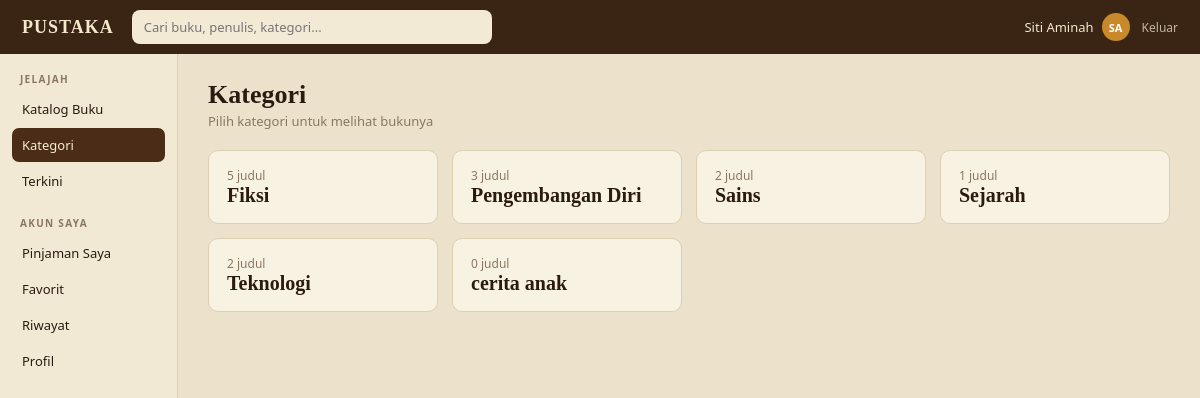
/katalog/kategori (signed in), run on the app's committed database.
### tables this page shows
CREATE TABLE users (
    id            INTEGER PRIMARY KEY AUTOINCREMENT,
    name          TEXT NOT NULL,
    email         TEXT NOT NULL UNIQUE,
    password_hash TEXT NOT NULL,
    role          TEXT NOT NULL DEFAULT 'anggota'
                  CHECK (role IN ('admin', 'petugas', 'anggota')),
    member_code   TEXT UNIQUE,              -- hanya untuk anggota, contoh AG0004
    phone         TEXT,
    address       TEXT,
    status        TEXT NOT NULL DEFAULT 'aktif'
                  CHECK (status IN ('aktif', 'nonaktif')),
    created_at    TEXT NOT NULL DEFAULT (datetime('now', 'localtime'))
);

CREATE TABLE categories (
    id   INTEGER PRIMARY KEY AUTOINCREMENT,
    name TEXT NOT NULL UNIQUE
);

### app.py (the view)
@app.route("/katalog/kategori")
@member_required
def catalog_categories():
    return render_template("catalog_categories.html", categories=categories(), active="cats")

### app.py (called while the page is built)
def db():
    if "db" not in g:
        g.db = sqlite3.connect(DB_PATH)
        g.db.row_factory = sqlite3.Row
        g.db.execute("PRAGMA foreign_keys = ON")
    return g.db

def q_all(sql, *args):
    return db().execute(sql, args).fetchall()

def q_one(sql, *args):
    return db().execute(sql, args).fetchone()

def cfg(key):
    row = q_one("SELECT value FROM settings WHERE key = ?", key)
    return int(row["value"]) if row else DEFAULTS[key]

@app.template_filter("initials")
def f_initials(name):
    parts = [p for p in (name or "").split() if p]
    return "".join(p[0] for p in parts[:2]).upper() or "?"

def categories():
    return q_all("SELECT c.*, (SELECT COUNT(*) FROM books b WHERE b.category_id=c.id) AS n "
                 "FROM categories c ORDER BY c.name")

@app.before_request
def load_user():
    g.user = None
    if request.endpoint == "static":
        return
    uid = session.get("uid")
    if uid:
        u = q_one("SELECT * FROM users WHERE id=?", uid)
        if u and u["status"] == "aktif":
            g.user = u
        else:
            session.clear()
            if u:
                flash("Akunmu dinonaktifkan. Hubungi petugas perpustakaan.", "error")

@app.context_processor
def inject_globals():
    ctx = {"me": g.get("user"), "max_loans": cfg("max_loans"),
           "fine_per_day": cfg("fine_per_day"), "loan_days": cfg("loan_days")}
    if g.get("user") and g.user["role"] in STAFF_ROLES:
        ctx["pending_count"] = q_val("SELECT COUNT(*) FROM loans WHERE status='menunggu'")
    return ctx

def roles_required(*roles):
    def deco(view):
        @wraps(view)
        def wrapped(*a, **kw):
            if not g.user:
                return redirect(url_for("login"))
            if g.user["role"] not in roles:
                flash("Halaman itu tidak tersedia untuk akunmu.", "error")
                return redirect(url_for("index"))
            return view(*a, **kw)
        return wrapped
    return deco

### templates/catalog_categories.html (shortened to what this page needs)
{% extends "layout.html" %}
{% block content %}
<h1>Kategori</h1>
<p class="sub">Pilih kategori untuk melihat bukunya</p>
<div class="stats" style="grid-template-columns:repeat(auto-fill,minmax(200px,1fr))">
  {% for c in categories %}
  <a class="card stat" href="{{ url_for('catalog', kategori=c.id) }}" style="text-decoration:none;color:inherit">
    <div class="l">{{ c.n }} judul</div>
    <div class="n" style="font-size:20px">{{ c.name }}</div>
  </a>
  {% else %}<p class="muted">Belum ada kategori.</p>{% endfor %}
</div>
{% endblock %}

### templates/layout.html (shortened to what this page needs)
{% extends "base.html" %}
{% from "macros.html" import flashes %}
{% block body %}
{% set a = active|default('') %}
<header class="topbar">
  <a class="brand" href="{{ url_for('index') }}">PUSTAKA</a>
  <form class="search" action="{{ url_for('catalog') if me.role == 'anggota' else url_for('books') }}" method="get">
    <input name="q" value="{{ request.args.get('q', '') }}" placeholder="Cari buku, penulis, kategori...">
  </form>
  <div class="userchip">
    <a class="who" href="{{ url_for('profile') }}" title="Profil dan ganti kata sandi">
      <span>{{ me.name }}</span><span class="avatar">{{ me.name|initials }}</span></a>
    <a class="logout" href="{{ url_for('logout') }}">Keluar</a>
  </div>
</header>
<div class="shell">
  <aside class="sidebar">
    {% if me.role == 'anggota' %}
      <div class="nav-title">Jelajah</div>
      <a href="{{ url_for('catalog') }}" class="{{ 'active' if a == 'catalog' }}">Katalog Buku</a>
      <a href="{{ url_for('catalog_categories') }}" class="{{ 'active' if a == 'cats' }}">Kategori</a>
      <a href="{{ url_for('catalog', urut='terbaru') }}" class="{{ 'active' if a == 'latest' }}">Terkini</a>
      <div class="nav-title">Akun Saya</div>
      <a href="{{ url_for('my_loans') }}" class="{{ 'active' if a == 'mine' }}">Pinjaman Saya</a>
      <a href="{{ url_for('favorites') }}" class="{{ 'active' if a == 'favs' }}">Favorit</a>
      <a href="{{ url_for('my_loans', tab='riwayat') }}" class="{{ 'active' if a == 'history' }}">Riwayat</a>
      <a href="{{ url_for('profile') }}" class="{{ 'active' if a == 'profile' }}">Profil</a>
    {% endif %}
  </aside>
  <main class="main">
    {% block content %}{% endblock %}
  </main>
</div>
{% endblock %}

### static/style.css (style rules this page uses)
:root { --bg: #ece2cc; --panel: #f8f2e3; --panel-2: #f2e9d4; --input: #fcf8ee; --ink: #2a1a10; --muted: #8a7761; --line: #dccfb2; --dark: #3a2414; --dark-2: #4a2c17; --gold: #c8892b; --serif: Georgia, "Times New Roman", serif; --sans: system-ui, -apple-system, "Segoe UI", Roboto, sans-serif; }
* { box-sizing: border-box; }
body { margin: 0; font-family: var(--sans); background: var(--bg); color: var(--ink); font-size: 14px; }
a { color: var(--dark-2); }
h1 { font-family: var(--serif); font-size: 26px; margin: 0 0 2px; }
.sub { color: var(--muted); font-size: 13px; margin: 0 0 20px; }
.topbar { height: 54px; background: var(--dark); color: #f3e7cc; display: flex; align-items: center; gap: 18px; padding: 0 22px; position: sticky; top: 0; z-index: 5; }
.brand { font-family: var(--serif); font-weight: 700; letter-spacing: 1px; font-size: 18px; color: #f3e7cc; text-decoration: none; }
.search { flex: 1; max-width: 360px; margin: 0; }
.search input { width: 100%; border: 0; border-radius: 8px; padding: 8px 12px; font-size: 13px; background: #f3ead6; color: var(--ink); }
.userchip { margin-left: auto; display: flex; align-items: center; gap: 12px; font-size: 13px; }
.userchip a { color: #f3e7cc; text-decoration: none; }
.userchip .who { display: flex; align-items: center; gap: 8px; }
.avatar { width: 28px; height: 28px; border-radius: 50%; background: var(--gold); color: #fff; font-weight: 700; font-size: 11px; display: grid; place-items: center; }
.logout { opacity: .75; font-size: 12px; }
.shell { display: flex; min-height: calc(100vh - 54px); }
.sidebar { width: 178px; flex: none; background: var(--panel-2); border-right: 1px solid var(--line); padding: 14px 12px; }
.nav-title { font-size: 10px; letter-spacing: 1.3px; color: var(--muted); text-transform: uppercase; margin: 18px 8px 6px; font-weight: 600; }
.nav-title:first-child { margin-top: 4px; }
.sidebar a { display: flex; justify-content: space-between; align-items: center; padding: 8px 10px; border-radius: 7px; font-size: 13px; color: var(--ink); text-decoration: none; margin-bottom: 2px; }
.sidebar a.active { background: var(--dark-2); color: #f6ecd3; }
.main { flex: 1; padding: 26px 30px 40px; min-width: 0; }
.card { background: var(--panel); border: 1px solid var(--line); border-radius: 10px; padding: 16px 18px; }
.stats { display: grid; grid-template-columns: repeat(4, 1fr); gap: 14px; }
.stat .l { font-size: 12px; color: var(--muted); }
.stat .n { font-family: var(--serif); font-size: 30px; font-weight: 700; line-height: 1.15; }
input, select, textarea { width: 100%; padding: 9px 11px; border: 1px solid var(--line); border-radius: 8px; background: var(--input); font-size: 13px; font-family: inherit; color: var(--ink); }

### data on the page
users: name "Siti Aminah", name|initials "SA"
categories: n "5", name "Fiksi"
categories: n "3", name "Pengembangan Diri"
categories: n "2", name "Sains"
categories: n "1", name "Sejarah"
categories: n "2", name "Teknologi"
categories: n "0", name "cerita anak"
